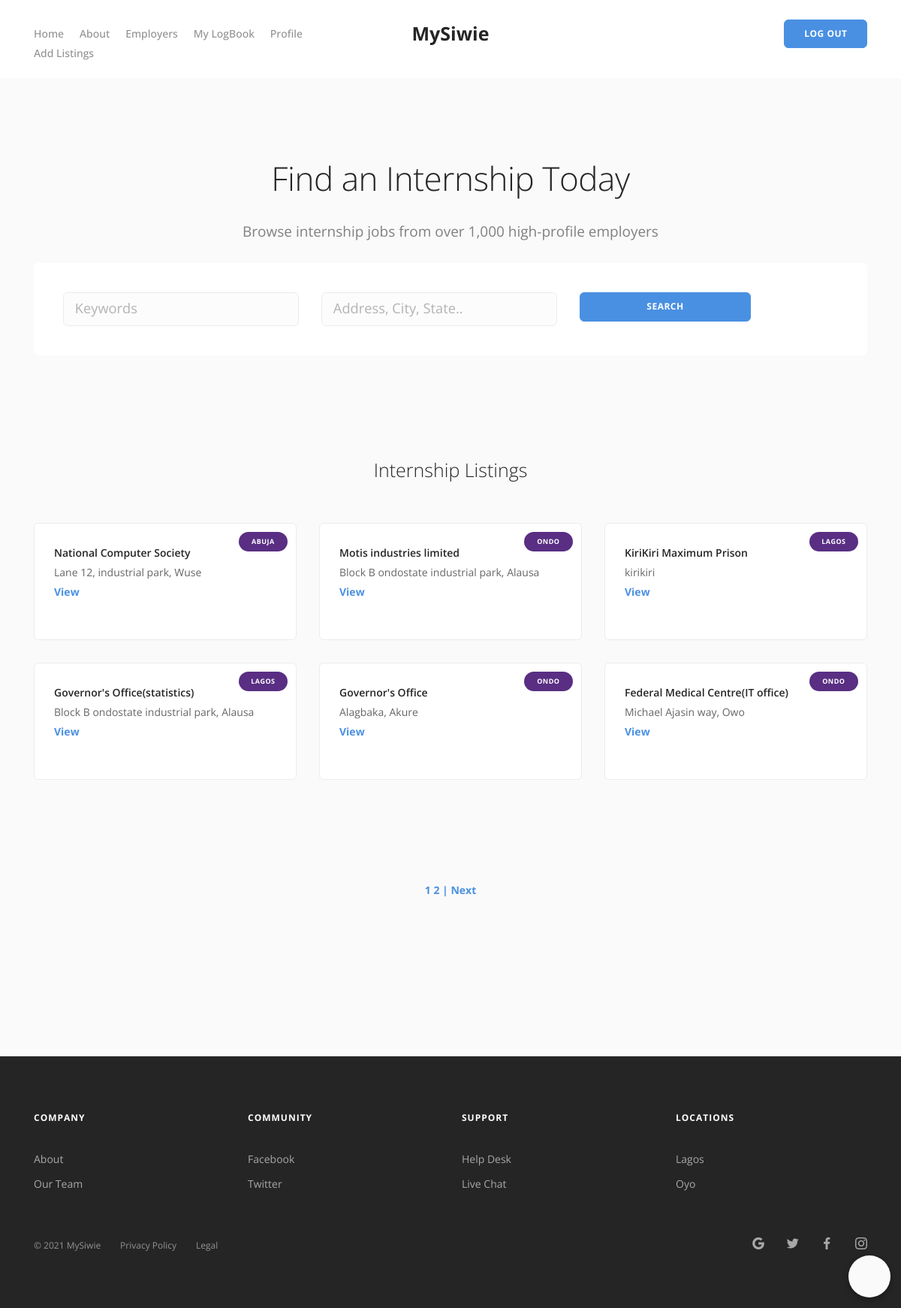
The app's page /employersLisT_placeEMent/ (signed in) with its own data.
### siwieapp/models.py (models this page shows, shortened)
class Internship(models.Model):
    PAY = (
        ('Yes', 'yes'),
        ('No', 'no'),
        ('Maybe', 'maybe'),
    )
    name_of_org = models.CharField(max_length=224)
    address = models.CharField(max_length=224)
    state = models.ForeignKey(State, on_delete=models.CASCADE)
    course = models.ForeignKey(Course, on_delete=models.CASCADE)
    tel = models.CharField(max_length=224)
    pay_status = models.CharField(max_length=14, null=True, choices=PAY)

class State(models.Model):
    name = models.CharField(max_length=224)
    def __str__(self):
        return self.name

### siwieapp/views.py (the view)
# urls.py: path('employersLisT_placeEMent/', views.Employers_list, name='employers_list'),
@login_required()
def Employers_list(request):
    internship = Internship.objects.all().order_by('-name_of_org')
    internship_paginator = Paginator(internship, 6)
    page_num = request.GET.get('page')
    page = internship_paginator.get_page(page_num)
    context = {'page': page}
    return render(request, 'employers_listpage.html', context)

### siwieapp/templates/employers_listpage.html (shortened to what this page needs)
{% extends 'index.html' %}
{% load static %}
{% block content%}
        <div class="main-container">
            <section class="bg--secondary text-center">
                <div class="container">
                    <div class="row">
                        <div class="col-md-12">
                            <h1>Find an Internship Today</h1>
                            <p class="lead">
                                Browse internship jobs from over 1,000 high-profile employers
                            </p>
                            <div class="boxed boxed--lg bg--white text-left">
                                <form method="GET" action="{% url 'search' %}" class="form--horizontal row">
                                    <div class="col-md-4">
                                        <input type="text" name="keyword" value="{{request.get.keyword}}" id="id_keyword" placeholder="Keywords" />
                                    </div>
                                    <div class="col-md-4">
                                        <input type="text" name="city" value="{{request.get.city}}" id="id_city" placeholder="Address, City, State.." />
                                    </div>
                                    <div class="col-md-3">
                                        <button type="submit" class="btn btn--primary type--uppercase">Search</button>
                                    </div>
                                </form>
                            </div>
                        </div>
                    </div>
                </div>
            </section>
            <section class="bg--secondary">
                <div class="container">
                    <div class="row">
                        <div class="col-md-12">
                            <div class="heading-block text-center">
                                <h3>Internship Listings</h3>
                            </div>
                        </div>
                    </div>
                    <div class="row">
                        {% for intern in page.object_list %}
                        <div class="col-md-4">
                            <a class="block" href="#">
                                <div class="feature feature-1 boxed boxed--border">
                                    <span class="label">{{intern.state}}</span>
                                    <h5>{{intern.name_of_org}}</h5>
                                    <p>
                                        {{intern.address}}
                                    </p>
                                    <a href="{% url 'detail' intern.id   %}">
                                        View
                                    </a>
                                </div>
                            </a>
                        </div>{% endfor %}
                    </div>
                     <section>
                             <div class="page-links" align="center">
                                 {% for num in page.paginator.page_range %}
                                    {% if page.number == num%}
                               <a href="{% url 'employers_list'%}?page={{num}}">{{num}}</a>
                                {%elif num > page.number|add:'-3' and num < page.number|add:'3' %}
                                <a href="{% url 'employers_list'%}?page={{num}}">{{num}}</a>
                                {%endif%}
                                     {%endfor%}
                                 {% if page.has_next %}
                                 <a  href="{% url 'employers_list' %}?page= {{page.next_page_number}}"> | Next</a>
                                 {% endif %}
                                </div>
                            </section>
                </div>
            </section>
            {% endblock%}

### siwieapp/templates/index.html (shortened to what this page needs)
{% load static%}
<!doctype html>
<html lang="en">
    <head>
        <link href="{% static 'siwieapp/css/bootstrap.css' %}" rel="stylesheet" type="text/css" media="all" />
        <link href="{% static 'siwieapp/css/stack-interface.css' %}" rel="stylesheet" type="text/css" media="all" />
        <link href="{% static 'siwieapp/css/socicon.css' %}" rel="stylesheet" type="text/css" media="all" />
        <link href="{% static 'siwieapp/css/lightbox.min.css' %}" rel="stylesheet" type="text/css" media="all" />
        <link href="{% static 'siwieapp/css/flickity.css' %}" rel="stylesheet" type="text/css" media="all" />
        <link href="{% static 'siwieapp/css/iconsmind.css' %}" rel="stylesheet" type="text/css" media="all" />
        <link href="{% static 'siwieapp/css/jquery.steps.css' %}" rel="stylesheet" type="text/css" media="all" />
        <link href="{% static 'siwieapp/css/theme.css' %}" rel="stylesheet" type="text/css" media="all" />
        <link href="{% static 'siwieapp/css/custom.css' %}" rel="stylesheet" type="text/css" media="all" />
         <link href="{% static 'siwieapp/css/button.css' %}" rel="stylesheet" type="text/css" media="all" />
    </head>
    <body class=" ">
        <div class="nav-container ">
            <nav id="menu2" class="bar bar-2 hidden-xs " data-scroll-class="90vh:pos-fixed">
                <div class="container">
                    <div class="row">
                        <div class="col-lg-2 text-center text-left-sm hidden-xs order-lg-2">
                            <div class="bar__module">
                                <a href="{% url 'index' %}">
                                    <span>
                                        <h3 style="font-weight: bold;margin:0;">MySiwie</h3>
                                    </span>
                                </a>
                            </div>
                        </div>
                        <div class="col-lg-5 order-lg-1">
                            <div class="bar__module">
                                <ul class="menu-horizontal text-left">
                                    <li class="dropdown__sec">
                                        <a href="{% url 'index' %}">
                                            <span class="dropdown__trigger">Home</span>
                                        </a>
                                    </li>
                                    <li class="dropdown__sec">
                                        <a href="{% url 'about' %}">
                                            <span class="dropdown__trigger">About</span>
                                        </a>
                                    </li>
                                    <li class="dropdown__sec">
                                        <a href="{% url 'employers_list' %}">
                                            <span class="dropdown__trigger">Employers</span>
                                        </a>
                                    </li>
                                    <li class="dropdown__sec">
                                        <a href="{% url 'dashboard' %}">
                                            <span class="dropdown__trigger">My LogBook</span>
                                        </a>
                                    </li>
                                    <li class="dropdown__sec">
                                        <a href="{% url 'profile' %}">
                                            <span class="dropdown__trigger">Profile</span>
                                        </a>
                                    </li>
                                     {% if user.is_admin%}
                                    <li class="dropdown__sec">
                                        <a href="{% url 'profile' %}">
                                            <span class="dropdown__trigger">Add Listings</span>
                                        </a>
                                    </li>
                                    {% endif%}
                                </ul>
                            </div>
                        </div>
                        <div class="col-lg-5 text-right text-left-xs text-left-sm order-lg-3">
                            <div class="bar__module">
                                {% if user.is_authenticated %}
                                 <a class="btn btn--sm btn--primary type--uppercase" href="{% url 'logout' %}">
                                    <span class="btn__text">
                                        Log Out
                                    </span>
                                </a>
                                {% endif %}
                            </div>
                        </div>
                    </div>
                </div>
            </nav>
        </div>
        {% block content%}{% endblock%}
            <div class="fabs">
                <a id="prime" class="fab"></a>
            </div>
            <footer class="space--sm footer-2 bg--dark ">
                <div class="container">
                    <div class="row">
                        <div class="col-md-6 col-lg-3 col-6">
                            <h6 class="type--uppercase">Company</h6>
                            <ul class="list--hover">
                                <li>
                                    <a href="{% url 'about' %}">About</a>
                                </li>
                                <li>
                                    <a href="#">Our Team</a>
                                </li>
                            </ul>
                        </div>
                        <div class="col-md-6 col-lg-3 col-6">
                            <h6 class="type--uppercase">Community</h6>
                            <ul class="list--hover">
                                <li>
                                    <a href="#">Facebook</a>
                                </li>
                                <li>
                                    <a href="#">Twitter</a>
                                </li>
                            </ul>
                        </div>
                        <div class="col-md-6 col-lg-3 col-6">
                            <h6 class="type--uppercase">Support</h6>
                            <ul class="list--hover">
                                <li>
                                    <a href="#">Help Desk</a>
                                </li>
                                <li>
                                    <a href="#">Live Chat</a>
                                </li>
                            </ul>
                        </div>
                        <div class="col-md-6 col-lg-3 col-6">
                            <h6 class="type--uppercase">Locations</h6>
                            <ul class="list--hover">
                                <li>
                                    <a href="{% url 'lagos_placement' %}">Lagos</a>
                                </li>
                                <li>
                                    <a href="{% url 'oyo_placement' %}">Oyo</a>
                                </li>
                            </ul>
                        </div>
                    </div>
                    <div class="row">
                        <div class="col-md-6">
                            <span class="type--fine-print">&copy;
                                <span class="update-year"></span> MySiwie</span>
                            <a class="type--fine-print" href="#">Privacy Policy</a>
                            <a class="type--fine-print" href="#">Legal</a>
                        </div>
                        <div class="col-md-6 text-right text-left-xs">
                            <ul class="social-list list-inline list--hover">
                                <li>
                                    <a href="#">
                                        <i class="socicon socicon-google icon icon--xs"></i>
                                    </a>
                                </li>
                                <li>
                                    <a href="#">
                                        <i class="socicon socicon-twitter icon icon--xs"></i>
                                    </a>
                                </li>
                                <li>
                                    <a href="#">
                                        <i class="socicon socicon-facebook icon icon--xs"></i>
                                    </a>
                                </li>
                                <li>
                                    <a href="#">
                                        <i class="socicon socicon-instagram icon icon--xs"></i>
                                    </a>
                                </li>
                            </ul>
                        </div>
                    </div>
                </div>
            </footer>
        </div>
    </body>
</html>

### static/siwieapp/css/button.css (style rules this page uses)
.fabs { bottom: 0; position: fixed; margin: 1em; right: 0; z-index: 998; }
.fab { display: block; width: 56px; height: 56px; border-radius: 50%; text-align: center; color: #252525; background: #fafafa; margin: 25px auto 0; box-shadow: 0 0 4px rgba(0, 0, 0, .14), 0 4px 8px rgba(0, 0, 0, .28); cursor: pointer; -webkit-transition: all .1s ease-out; transition: all .1s ease-out; position: relative; z-index: 998; overflow: hidden; }
.fab:nth-last-child(1) { -webkit-transition-delay: 25ms; transition-delay: 25ms; }

### siwieapp/templates/index.html (style rules this page uses)
.dropdown__sec .dropdown__trigger { cursor: pointer; user-select: none; }

### records on screen
Internship: state "ABUJA", name_of_org "National Computer Society", address "Lane 12, industrial park, Wuse"
Internship: state "ONDO", name_of_org "Motis industries limited", address "Block B ondostate industrial park, Alausa"
Internship: state "LAGOS", name_of_org "KiriKiri Maximum Prison", address "kirikiri"
Internship: state "LAGOS", name_of_org "Governor's Office(statistics)", address "Block B ondostate industrial park, Alausa"
Internship: state "ONDO", name_of_org "Governor's Office", address "Alagbaka, Akure"
Internship: state "ONDO", name_of_org "Federal Medical Centre(IT office)", address "Michael Ajasin way, Owo"

### other values on screen
{{ num }} "1"
{{ num }} "2"
